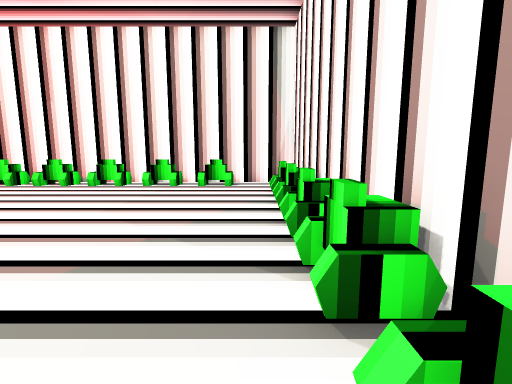
View 1 (above)

16 first-person views from a walk through a Unity game level. The camera is 1.2 m above the floor, tilts 8° down and sees 85° across. Doors are open. The floor is counted in squares, 1 m on a side. Each view is taken from the middle of a square. On the plan, view 1 faces up. The plan holds only what a view shows up to about 13 squares ahead; the rest is blank. The place goes on beyond the plan. Some surface patterns are stand-ins.

View 2
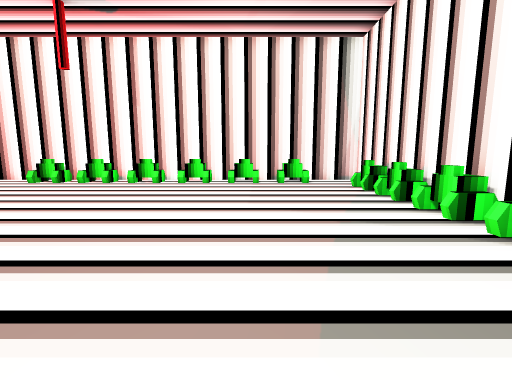

View 3
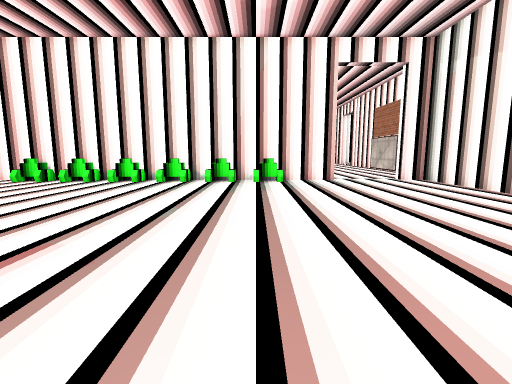

View 4
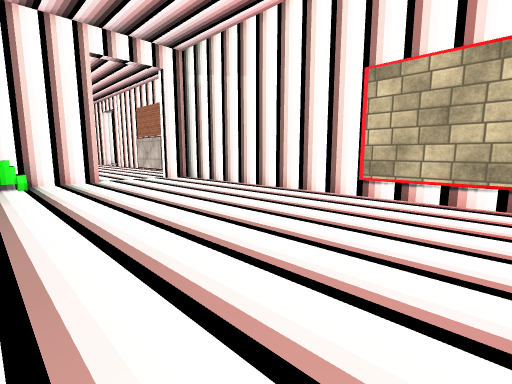

View 5
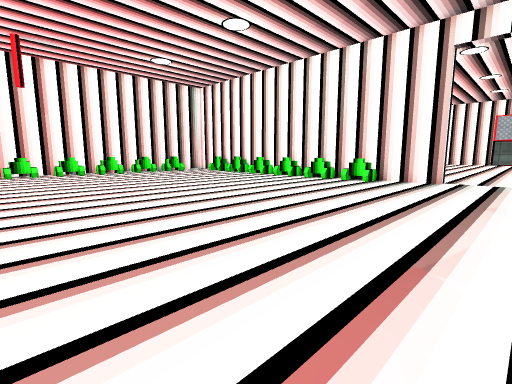

View 6
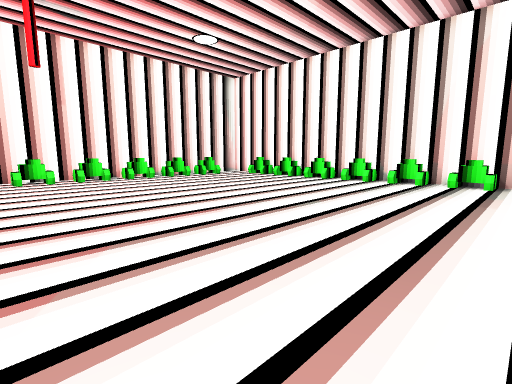

View 7
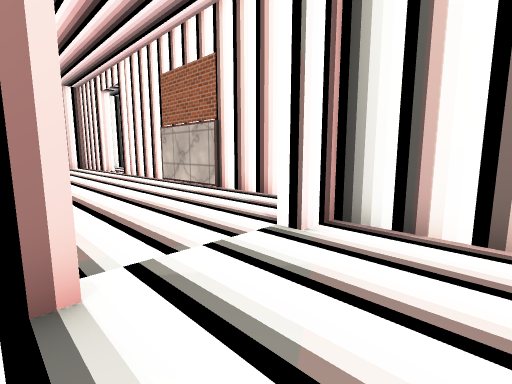

View 8
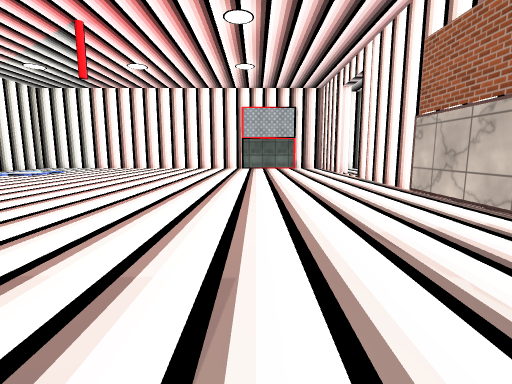

View 9
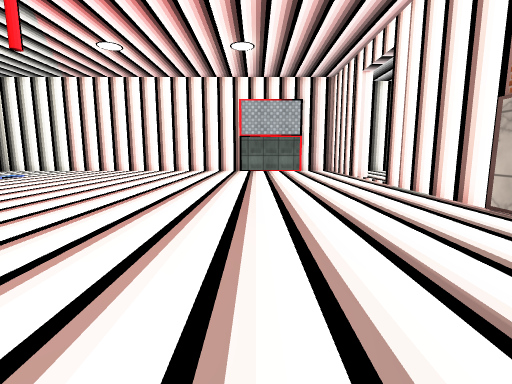

View 10
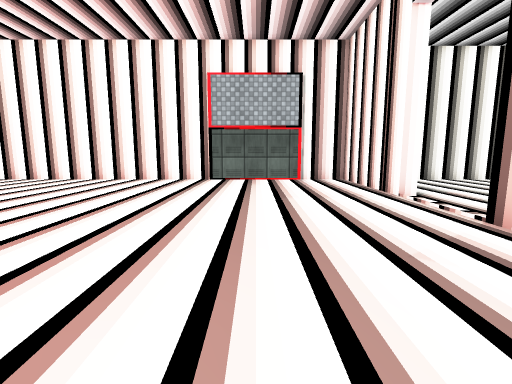

View 11
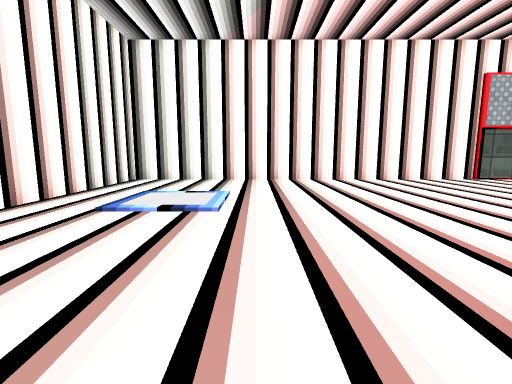

View 12
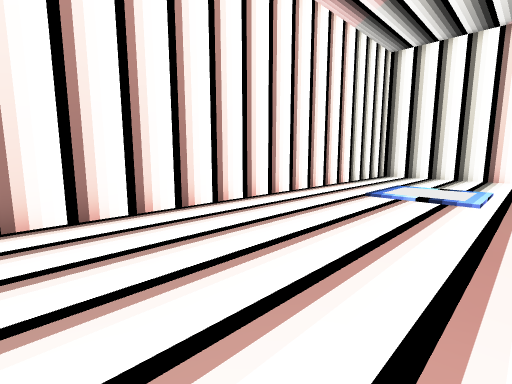

View 13
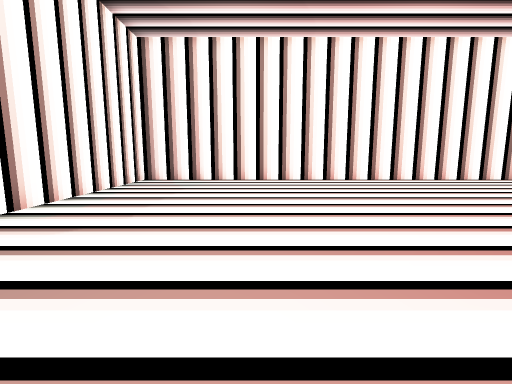

View 14
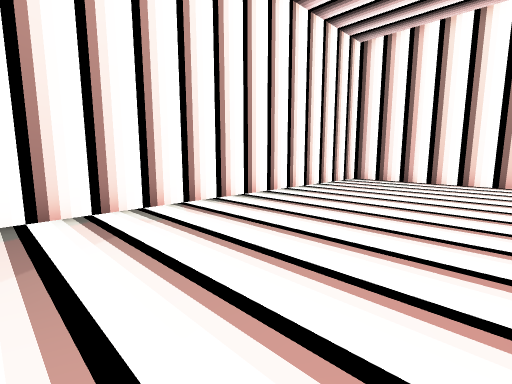

View 15
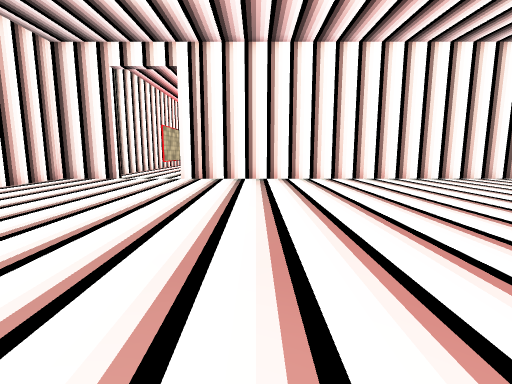

View 16
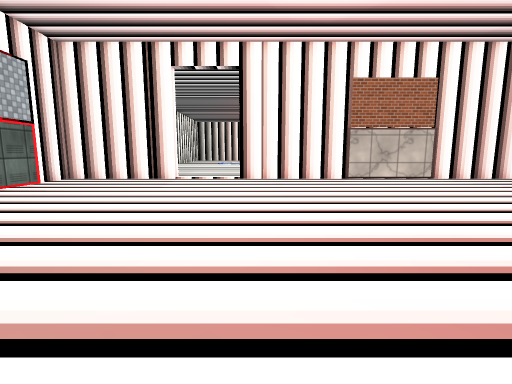

### Floor plan
Points are (right, up) in squares from view 1. A wall is a line through its corners. A room is listed if a view was taken in it or the views show most of it. See-through windows are left out.
Room 1 (views 1, 2, 3, 4, 5, 6, 7)
walls: (1.5, -4.5) (1.5, 11.5) (-11.5, 11.5); (-10.8, -8.5) (1.5, -8.5) (1.5, -7.5)
ways out: opening at (1.7, -6) to room 2
Room 2 (views 8, 9, 10, 11, 12, 13, 14, 15, 16)
walls: (23.8, -4) (23.8, 11.5) (2, 11.5) (2, -4.5) (1.5, -4.5); (18.7, -10) (23.8, -10) (23.8, -8); (23.5, -8.1) (23.5, -4); (1.5, -7.5) (2, -7.5) (2, -10) (15.8, -10)
ways out: opening at (1.7, -6) to room 1; open door at (17, -10)

Where each view was taken, in squares from view 1:
view 1: 0 up, 0 right, facing up
view 2: 1 down, 3 left, facing up
view 3: 1 down, 11 left, facing right
view 4: 1 down, 11 left, facing down-right
view 5: 7 down, 11 left, facing up-right
view 6: 3 down, 11 left, facing up-right
view 7: 4 down, 1 left, facing down-right
view 8: 5 down, 2 right, facing right
view 9: 5 down, 5 right, facing right
view 10: 6 down, 11 right, facing right
view 11: 6 up, 11 right, facing right
view 12: 6 up, 9 right, facing up-right
view 13: 1 down, 7 right, facing up
view 14: 1 down, 8 right, facing up-left
view 15: 1 down, 15 right, facing left
view 16: 3 up, 15 right, facing down
